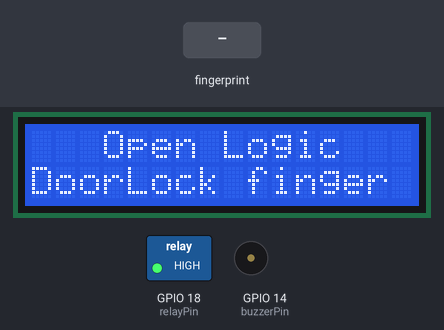
Recording of a sketch running on a simulated ESP32. On the bench: 16×2 character LCD, switched loads named in the sketch (green lamp = pin HIGH), buzzer (waves = sounding, pin HIGH). The inputs (shaded band) are chosen by the test bench. WiFi joins after 1.5 s; servers stay silent unless stated; the audio player accepts every command and is not drawn; web services answer with replies made up by the test bench; what the sketch prints to the serial monitor is not drawn.

Above: at 4.4 s.
4.5 s: finger stored as number 1 placed on the sensor
At 5.8 s:
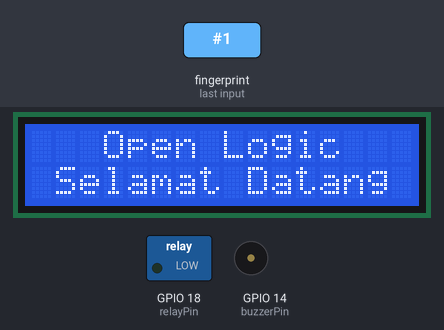
Timing chart, 0 to 9.4 s (numbered marks = the images above; inputs shaded):
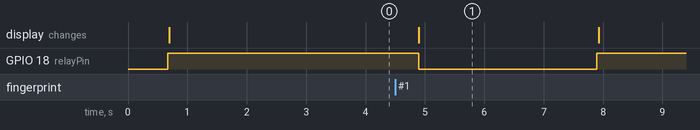

The sketch:

Door_security_system_with_automatic_attendance.ino
```cpp
#include <LiquidCrystal_I2C.h>
#include<Wire.h>
#include <Adafruit_Fingerprint.h>
#include <WiFi.h>

#include "DFRobotDFPlayerMini.h"
int relayPin = 18;
int buzzerPin = 14;
const char* NAME;
const char* ID;


String Event_Name = "Fingerprint";

String Key = "dfyNwmcqLAmpJW3qiflmdS";

// Replace with your unique IFTTT URL resource
String resource = "/trigger/" + Event_Name + "/with/key/" + Key;

// Maker Webhooks IFTTT
const char* server = "maker.ifttt.com";

// Replace with your SSID and Password
const char* ssid     = "YAYASAN FAKIR KUOTA";
const char* password = "pocophone";
HardwareSerial Myserial(0); // UART1 (0), UART2 (1), UART3 (2)
DFRobotDFPlayerMini mp3; // Membuat variabel "myDFPlayer"
Adafruit_Fingerprint finger = Adafruit_Fingerprint(&Serial2);
LiquidCrystal_I2C lcd(0x27, 16, 2);


void setup()
{
  lcd.begin();
  lcd.backlight();
  lcd.clear();
  Serial.begin(115200);
  Myserial.begin(9600, SERIAL_8N1, 4, 2);  //kecepatan, jenis komunikasi, pin RX, TX
    mp3.begin(Myserial);
  while (!Serial);  // For Yun/Leo/Micro/Zero/...
  delay(100);
      pinMode(relayPin, OUTPUT);
    pinMode(buzzerPin, OUTPUT);
    digitalWrite(relayPin, HIGH);
  Serial.println("\n\nAdafruit finger detect test");
  lcd.setCursor(0,0);
    lcd.print("   Open Logic   ");
    lcd.setCursor(0,1);
    lcd.print("DoorLock finger");
    Serial.println("Fingerprint Door Lock");


  // set the data rate for the sensor serial port
  finger.begin(57600);
  delay(5);
  if (finger.verifyPassword()) {
    Serial.println("Found fingerprint sensor!");
  } else {
    Serial.println("Did not find fingerprint sensor :(");
    while (1) {
      delay(1);
    }
  }

  finger.getTemplateCount();
  Serial.print("Sensor contains "); Serial.print(finger.templateCount); Serial.println(" templates");
  Serial.println("Waiting for valid finger...");

  Serial.print("Connecting to: ");
  Serial.print(ssid);
  WiFi.begin(ssid, password);

  int timeout = 10 * 4; // 10 seconds
  while (WiFi.status() != WL_CONNECTED  && (timeout-- > 0)) {
    delay(250);
    Serial.print(".");
  }
  Serial.println("");

  if (WiFi.status() != WL_CONNECTED) {
    Serial.println("Failed to connect, going back to sleep");
  }

  Serial.print("WiFi connected in: ");
  Serial.print(millis());
  Serial.print(", IP address: ");
  Serial.println(WiFi.localIP());
}

void loop()                     // run over and over again
{
  getFingerprintIDez();
  if (finger.fingerID == 1) {

    Serial.print("!!--");
    Serial.println(finger.fingerID);
    NAME = "ASTRI";
    ID = "1";
    if (finger.confidence >= 60) {
      Serial.print("Attendace Marked for "); Serial.println(NAME);
      makeIFTTTRequest();
      // digital write - open the door
    }

  }

  if (finger.fingerID == 2 ) {
    Serial.print("!!--");
    Serial.println(finger.fingerID);
    NAME = "ALVIANDI";
    ID = "2";
    if (finger.confidence >= 60) {
      Serial.print("Attendace Marked for "); Serial.println(NAME);
      makeIFTTTRequest();
      // digital write - open the door
    }      //don't ned to run this at full speed.

  }
  finger.fingerID = 0;
}

uint8_t getFingerprintID() {
  uint8_t p = finger.getImage();
  switch (p) {
    case FINGERPRINT_OK:
      Serial.println("Image taken");
      break;
    case FINGERPRINT_NOFINGER:
      Serial.println("No finger detected");
      return p;
    case FINGERPRINT_PACKETRECIEVEERR:
      Serial.println("Communication error");
      return p;
    case FINGERPRINT_IMAGEFAIL:
      Serial.println("Imaging error");
      return p;
    default:
      Serial.println("Unknown error");
      return p;
  }

  // OK success!

  p = finger.image2Tz();
  switch (p) {
    case FINGERPRINT_OK:
      Serial.println("Image converted");
      break;
    case FINGERPRINT_IMAGEMESS:
      Serial.println("Image too messy");
      return p;
    case FINGERPRINT_PACKETRECIEVEERR:
      Serial.println("Communication error");
      return p;
    case FINGERPRINT_FEATUREFAIL:
      Serial.println("Could not find fingerprint features");
      return p;
    case FINGERPRINT_INVALIDIMAGE:
      Serial.println("Could not find fingerprint features");
      return p;
    default:
      Serial.println("Unknown error");
      return p;
  }

  // OK converted!
  p = finger.fingerFastSearch();
  if (p == FINGERPRINT_OK) {
    Serial.println("Found a print match!");
  } else if (p == FINGERPRINT_PACKETRECIEVEERR) {
    Serial.println("Communication error");
    return p;
  } else if (p == FINGERPRINT_NOTFOUND) {
    Serial.println("Did not find a match");
    return p;
  } else {
    Serial.println("Unknown error");
    return p;
  }

  // found a match!
  Serial.print("Found ID #"); Serial.print(finger.fingerID);
  Serial.print(" with confidence of "); Serial.println(finger.confidence);

  return finger.fingerID;
}

// returns -1 if failed, otherwise returns ID #
int getFingerprintIDez() {
  uint8_t p = finger.getImage();
  if (p != FINGERPRINT_OK)  return -1;

  p = finger.image2Tz();
  if (p != FINGERPRINT_OK)  return -1;

  p = finger.fingerFastSearch();
  if (p != FINGERPRINT_OK)  return -1;

  // found a match!
  Serial.print("Found ID #"); Serial.print(finger.fingerID);
  Serial.print(" with confidence of "); Serial.println(finger.confidence);
   mp3.play(1);
    lcd.clear();
    lcd.setCursor(0,0);
    lcd.print("   Open Logic   ");
    lcd.setCursor(0,1);
    lcd.print(" Selamat Datang ");
    digitalWrite(relayPin, LOW);
    //digitalWrite(relayPin, HIGH);
    Serial.println("Door Unlocked Welcome");
    delay(3000);
    digitalWrite(relayPin, HIGH);
    lcd.clear();
    lcd.print("   Open Logic   ");
    lcd.setCursor(0,1);
    lcd.print("DoorLock finger");
    Serial.println("The door is locked automatically");
  return finger.fingerID;
}

// Make an HTTP request to the IFTTT web service
void makeIFTTTRequest() {
  Serial.print("Connecting to ");
  Serial.print(server);

  WiFiClient client;
  int retries = 5;
  while (!!!client.connect(server, 80) && (retries-- > 0)) {
    Serial.print(".");
  }
  Serial.println();
  if (!!!client.connected()) {
    Serial.println("Failed to connect...");
  }

  Serial.print("Request resource: ");
  Serial.println(resource);

  // Temperature in Celsius
  String jsonObject = String("{\"value1\":\"") + NAME + "\",\"value2\":\"" + ID
                      + "\"}";

  client.println(String("POST ") + resource + " HTTP/1.1");
  client.println(String("Host: ") + server);
  client.println("Connection: close\r\nContent-Type: application/json");
  client.print("Content-Length: ");
  client.println(jsonObject.length());
  client.println();
  client.println(jsonObject);

  int timeout = 5 * 10; // 5 seconds
  while (!!!client.available() && (timeout-- > 0)) {
    delay(100);
  }
  if (!!!client.available()) {
    Serial.println("No response...");
  }
  while (client.available()) {
    Serial.write(client.read());
  }

  Serial.println("\nclosing connection");
  client.stop();
}
```

Measured:
- after the input at 4.5 s, GPIO 18 (relayPin): HIGH → LOW after 0.40 s, → HIGH 3.0 s later; the display: changes after 0.40 s (image 1)
